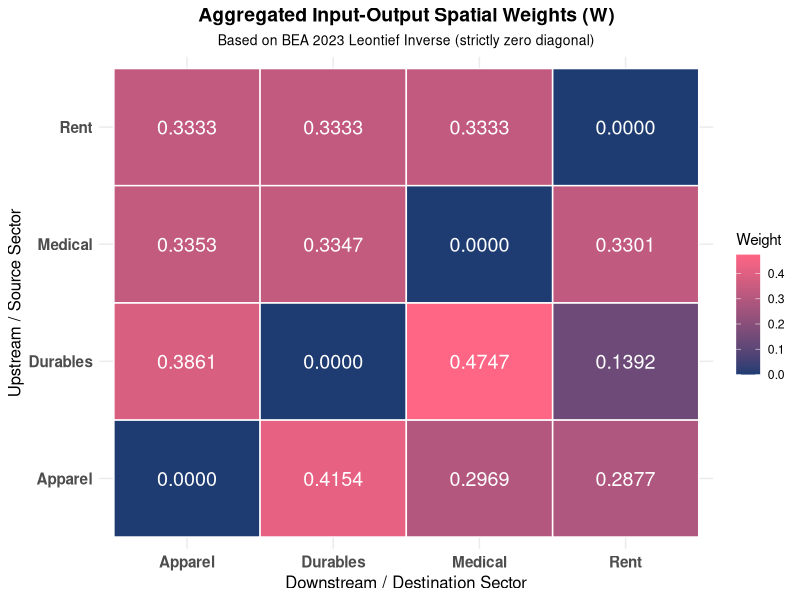
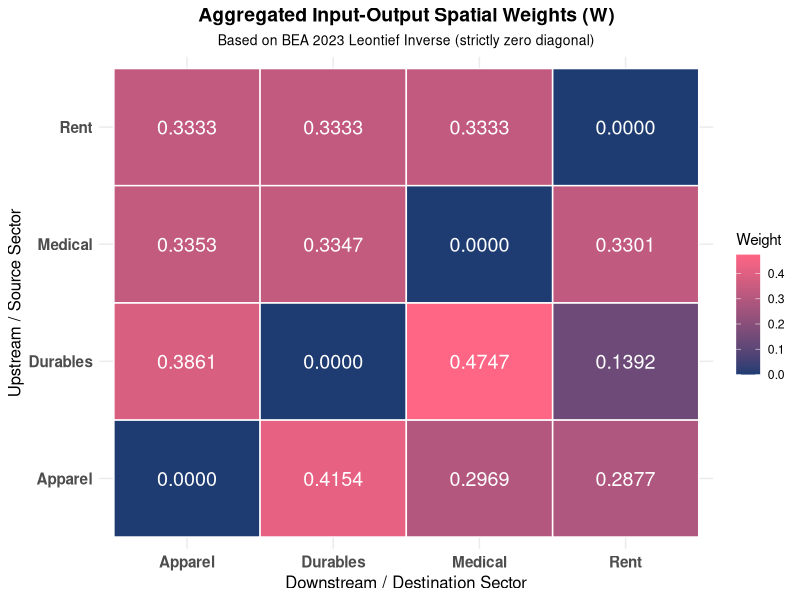

Write R code to recreate these figures, in order.
# 04_spatial_regression.R
# 基于投入产出网络空间权重矩阵的面板空间自回归模型 (SAR)

library(dplyr)
library(tidyr)
library(spatialreg)
library(spdep)
library(ggplot2)

set.ZeroPolicyOption(TRUE)

cat("1. Loading BEA and BLS raw data...\n")
dom_use <- read.csv("data/raw/BEA_2023_Domestic_Use.csv")
total_out_df <- read.csv("data/raw/BEA_2023_Total_Output.csv")
cpi_data <- read.csv("data/raw/bls_cpi_real_raw.csv")

ind_names <- unique(dom_use$Row_Industry)

dom_mat <- dom_use %>%
  pivot_wider(names_from = Col_Industry, values_from = Value, values_fill = 0) %>%
  select(-Row_Industry) %>%
  as.matrix()
rownames(dom_mat) <- ind_names

total_output <- total_out_df$Total_Output[match(ind_names, total_out_df$Row_Industry)]
names(total_output) <- ind_names
total_output[is.na(total_output) | total_output == 0] <- 1e-6

# 计算 Leontief 逆矩阵
A <- scale(dom_mat, center = FALSE, scale = total_output)
I <- diag(nrow(A))
L <- solve(I - A)

# 定义 4 类 CPI 的行业映射组
g1_inds <- c("Ind_21")
g2_inds <- paste0("Ind_", 8:18)
g3_inds <- c("Ind_48")
g4_inds <- c("Ind_58", "Ind_59", "Ind_60")

group_list <- list(
  "Apparel" = g1_inds,
  "Durables" = g2_inds,
  "Rent" = g3_inds,
  "Medical" = g4_inds
)

# 2. 聚合 Leontief 逆矩阵到 4x4 并构建空间权重矩阵 W
L_agg <- matrix(0, nrow=4, ncol=4, dimnames=list(names(group_list), names(group_list)))
for (i in 1:4) {
  for (j in 1:4) {
    row_g <- names(group_list)[i]
    col_g <- names(group_list)[j]
    L_agg[row_g, col_g] <- mean(L[group_list[[row_g]], group_list[[col_g]]], na.rm=TRUE)
  }
}

# 构建对角线为0、带有微小扰动以防止孤立行的行归一化空间矩阵 W
W <- L_agg
W <- W + 1e-4  # 引入极小扰动项，以保证非零行和数值稳定性
diag(W) <- 0   # 强制对角线为0，避免空间模型中自回归自反馈
row_sums <- rowSums(W)
W <- W / row_sums

cat("\nAggregated Spatial Weight Matrix (W):\n")
print(W)

# 3. 绘制空间权重矩阵 W 的热力图
cat("\nGenerating Spatial Weight Matrix Heatmap...\n")
W_melted <- as.data.frame(W) %>%
  mutate(Source = rownames(W)) %>%
  pivot_longer(-Source, names_to = "Destination", values_to = "Weight")

ggplot(W_melted, aes(x = Destination, y = Source, fill = Weight)) +
  geom_tile(color = "white", lwd = 0.5, linetype = 1) +
  geom_text(aes(label = sprintf("%.4f", Weight)), color = "white", size = 5) +
  scale_fill_gradient(low = "#1e3c72", high = "#ff6584") +
  theme_minimal() +
  labs(
    title = "Aggregated Input-Output Spatial Weights (W)",
    subtitle = "Based on BEA 2023 Leontief Inverse (strictly zero diagonal)",
    x = "Downstream / Destination Sector",
    y = "Upstream / Source Sector"
  ) +
  theme(
    plot.title = element_text(face = "bold", size = 14, hjust = 0.5),
    plot.subtitle = element_text(size = 10, hjust = 0.5),
    axis.text = element_text(size = 11, face = "bold"),
    axis.title = element_text(size = 12)
  )

dir.create("figures", showWarnings = FALSE)
ggsave("figures/fig4_spatial_weights.png", width = 8, height = 6.5, dpi = 300)
cat("Saved weight matrix heatmap to figures/fig4_spatial_weights.png\n")

# 4. 面板回归数据对齐与整理
cpi_panel <- cpi_data %>%
  mutate(
    Sector_Type = case_when(
      Series_ID %in% c("CUUR0000SAA") ~ "Apparel",
      Series_ID %in% c("CUUR0000SAD") ~ "Durables",
      Series_ID %in% c("CUUR0000SEHA") ~ "Rent",
      Series_ID %in% c("CUUR0000SAM") ~ "Medical"
    )
  ) %>%
  filter(!is.na(Sector_Type)) %>%
  arrange(Sector_Type, Year, Month) %>%
  group_by(Sector_Type) %>%
  mutate(Inflation = (Value - lag(Value, 12)) / lag(Value, 12) * 100) %>%
  filter(!is.na(Inflation))

tariff_shock_vector <- c(
  "2015" = 3.1, "2016" = 3.1, "2017" = 3.1,
  "2018" = 12.0, "2019" = 17.5, "2020" = 19.3,
  "2021" = 19.3, "2022" = 19.3, "2023" = 19.3,
  "2024" = 19.3, "2025" = 19.3
)

imp_use <- read.csv("data/raw/BEA_2023_Import_Use.csv")
imp_sums <- imp_use %>%
  group_by(Row_Industry) %>%
  summarize(Direct_Shock = sum(Value))

avg_direct_shocks <- numeric(4)
names(avg_direct_shocks) <- names(group_list)
for (g_name in names(group_list)) {
  avg_direct_shocks[g_name] <- mean(imp_sums$Direct_Shock[imp_sums$Row_Industry %in% group_list[[g_name]]], na.rm=TRUE)
}

cpi_panel <- cpi_panel %>%
  ungroup() %>%
  mutate(
    Direct_Shock_Index = avg_direct_shocks[Sector_Type],
    Tariff_Intensity = tariff_shock_vector[as.character(Year)] - 3.1,
    Time_Index = (Year - 2015) * 12 + Month
  )

cpi_panel_sorted <- cpi_panel %>%
  arrange(Time_Index, Sector_Type)

time_counts <- cpi_panel_sorted %>%
  group_by(Time_Index) %>%
  summarize(n = n())
valid_times <- time_counts$Time_Index[time_counts$n == 4]

cpi_panel_final <- cpi_panel_sorted %>%
  filter(Time_Index %in% valid_times)

# 构建 Kronecker 积以扩张空间权重矩阵到面板维度 (NT x NT)
num_t <- length(valid_times)
W_panel <- kronecker(diag(num_t), W)
listw_panel <- mat2listw(W_panel, style="W")

# 5. 面板自回归估计 (SAR)
cat("\nRunning stacked Panel Spatial Lag (SAR) Model...\n")
sar_model <- lagsarlm(
  Inflation ~ Direct_Shock_Index + Tariff_Intensity + as.factor(Sector_Type) + as.factor(Year) + as.factor(Month),
  data = cpi_panel_final,
  listw = listw_panel,
  zero.policy = TRUE
)
print(summary(sar_model))

# 6. 计算分布滞后空间溢出模型 (Lag 6 & Lag 12)
cat("\nCalculating Lagged Spatial Spillover Models...\n")
cpi_wide <- cpi_panel_final %>%
  select(Time_Index, Sector_Type, Inflation) %>%
  pivot_wider(names_from = Sector_Type, values_from = Inflation) %>%
  arrange(Time_Index)

sectors_order <- c("Apparel", "Durables", "Rent", "Medical")
W_ordered <- W[sectors_order, sectors_order]

spatial_lag_matrix <- matrix(0, nrow=nrow(cpi_wide), ncol=4, dimnames=list(NULL, paste0("W_Inflation_", sectors_order)))
for (t in 1:nrow(cpi_wide)) {
  P_t <- as.numeric(cpi_wide[t, sectors_order])
  if (!any(is.na(P_t))) {
    spatial_lag_matrix[t, ] <- as.numeric(W_ordered %*% P_t)
  } else {
    spatial_lag_matrix[t, ] <- NA
  }
}

cpi_wide_with_lags <- cbind(cpi_wide, spatial_lag_matrix)

cpi_long_lags <- cpi_wide_with_lags %>%
  pivot_longer(
    cols = all_of(sectors_order),
    names_to = "Sector_Type",
    values_to = "Inflation"
  ) %>%
  mutate(
    W_Inflation = case_when(
      Sector_Type == "Apparel" ~ W_Inflation_Apparel,
      Sector_Type == "Durables" ~ W_Inflation_Durables,
      Sector_Type == "Rent" ~ W_Inflation_Rent,
      Sector_Type == "Medical" ~ W_Inflation_Medical
    )
  ) %>%
  select(Time_Index, Sector_Type, Inflation, W_Inflation)

cpi_final_lags <- cpi_panel_final %>%
  select(Time_Index, Sector_Type, Year, Month, Direct_Shock_Index, Tariff_Intensity) %>%
  inner_join(cpi_long_lags, by = c("Time_Index", "Sector_Type")) %>%
  arrange(Sector_Type, Time_Index) %>%
  group_by(Sector_Type) %>%
  mutate(
    W_Inflation_lag6 = lag(W_Inflation, 6),
    W_Inflation_lag12 = lag(W_Inflation, 12)
  ) %>%
  filter(!is.na(W_Inflation_lag12))

cat("\n--- Running Lagged Spatial Regression (Lag 6) ---\n")
sar_lag6_model <- lm(
  Inflation ~ W_Inflation_lag6 + Direct_Shock_Index + Tariff_Intensity + as.factor(Sector_Type) + as.factor(Year) + as.factor(Month),
  data = cpi_final_lags
)
print(summary(sar_lag6_model))

cat("\n--- Running Lagged Spatial Regression (Lag 12) ---\n")
sar_lag12_model <- lm(
  Inflation ~ W_Inflation_lag12 + Direct_Shock_Index + Tariff_Intensity + as.factor(Sector_Type) + as.factor(Year) + as.factor(Month),
  data = cpi_final_lags
)
print(summary(sar_lag12_model))

# 7. 保存分析数据与 RData
dir.create("data/processed", showWarnings = FALSE)
write.csv(cpi_panel_final, "data/processed/cpi_spatial_panel.csv", row.names=FALSE)
write.csv(cpi_final_lags, "data/processed/cpi_spatial_panel_lags.csv", row.names=FALSE)
save(W, sar_model, sar_lag6_model, sar_lag12_model, file = "data/processed/spatial_regression_results.RData")
cat("Saved analysis results and spatial panel to data/processed/\n")
